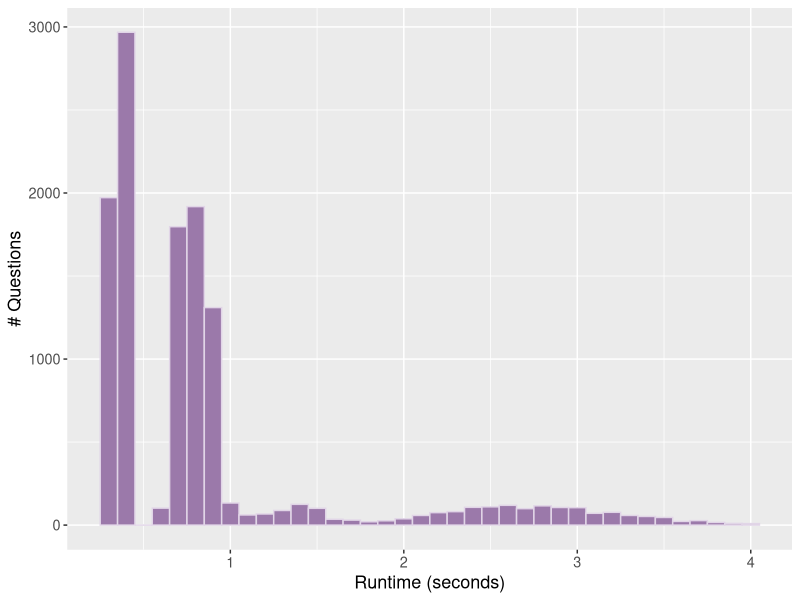

R code for this plot:
library(tidyverse)

run <- read.csv("testdev_base_clipbase_owllarge.csv")
run_short <- run %>% filter(runtime_sec < 4)

ggplot(run_short, aes(x=runtime_sec)) + 
  geom_histogram(binwidth = 0.1, fill="#9B79AA", color="#E1D5E7") +
  xlab("Runtime (seconds)") +
  ylab("# Questions") + 
  theme(text = element_text(size = 13)) 
